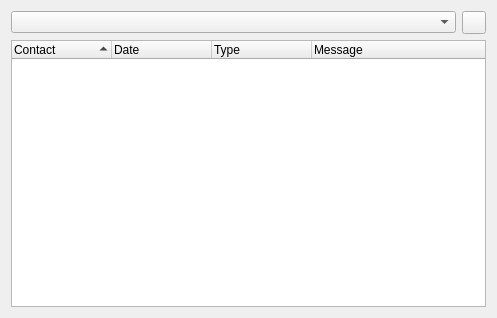
<?xml version="1.0" encoding="UTF-8"?>
<ui version="4.0">
 <class>Events</class>
 <widget class="QWidget" name="Events">
  <property name="geometry">
   <rect>
    <x>0</x>
    <y>0</y>
    <width>497</width>
    <height>318</height>
   </rect>
  </property>
  <property name="windowTitle">
   <string>Form</string>
  </property>
  <layout class="QVBoxLayout" name="verticalLayout">
   <item>
    <layout class="QHBoxLayout" name="horizontalLayout_2">
     <item>
      <widget class="QComboBox" name="typeBox"/>
     </item>
     <item>
      <widget class="QToolButton" name="refreshButton">
       <property name="text">
        <string/>
       </property>
       <property name="icon">
        <iconset>
         <normaloff>../../../../../../../../../../../../../../../../../../../../../../../../../../../../../../../../../../../../../../../../../../../../../../../../../../../../../../../../usr/share/icons/oxygen/16x16/actions/view-refresh.png</normaloff>../../../../../../../../../../../../../../../../../../../../../../../../../../../../../../../../../../../../../../../../../../../../../../../../../../../../../../../../usr/share/icons/oxygen/16x16/actions/view-refresh.png</iconset>
       </property>
      </widget>
     </item>
    </layout>
   </item>
   <item>
    <widget class="QTreeWidget" name="eventsList">
     <property name="editTriggers">
      <set>QAbstractItemView::NoEditTriggers</set>
     </property>
     <property name="alternatingRowColors">
      <bool>true</bool>
     </property>
     <property name="iconSize">
      <size>
       <width>64</width>
       <height>64</height>
      </size>
     </property>
     <property name="rootIsDecorated">
      <bool>false</bool>
     </property>
     <property name="sortingEnabled">
      <bool>true</bool>
     </property>
     <property name="animated">
      <bool>true</bool>
     </property>
     <column>
      <property name="text">
       <string>Contact</string>
      </property>
     </column>
     <column>
      <property name="text">
       <string>Date</string>
      </property>
     </column>
     <column>
      <property name="text">
       <string>Type</string>
      </property>
     </column>
     <column>
      <property name="text">
       <string>Message</string>
      </property>
     </column>
    </widget>
   </item>
  </layout>
 </widget>
 <resources/>
 <connections/>
</ui>
